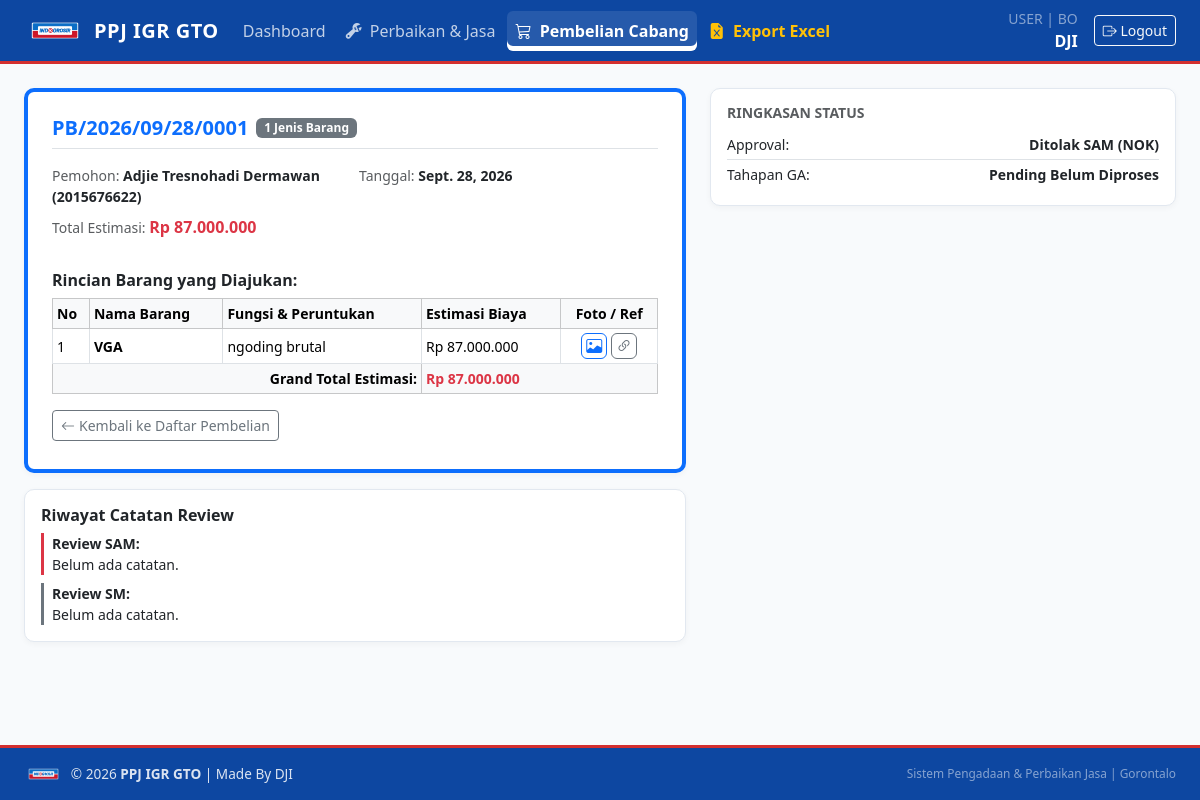
The app's page /pembelian/PB/2026/09/28/0001/ (signed in) with its own data.
### core/models.py (models this page shows, shortened)
class UserProfile(models.Model):
    ROLE_CHOICES = [
        ('USER', 'User Divisi'),
        ('GA', 'General Affair (GA)'),
        ('SAM', 'SAM'),
        ('SM', 'Store Manager (SM)'),
        ('TEKNISI', 'Teknisi'),
    ]
    DIVISI_CHOICES = [
        ('SM', 'SM'),
        ('BO', 'BO'),
        ('MS', 'MS'),
        ('FOOD', 'FOOD'),
        ('NON FOOD', 'NON FOOD'),
        ('PERISH', 'PERISH'),
        ('LOG 1', 'LOG 1'),
        ('LOG 2', 'LOG 2'),
        ('GA', 'GA'),
        ('TEKNISI', 'TEKNISI'),
    ]
    user = models.OneToOneField(User, on_delete=models.CASCADE, related_name='profile')
    nik = models.CharField(max_length=30, blank=True)
    nomor_hp = models.CharField(max_length=20, blank=True, null=True, verbose_name="Nomor HP/WhatsApp")
    role = models.CharField(max_length=20, choices=ROLE_CHOICES, default='USER')
    divisi = models.CharField(max_length=20, choices=DIVISI_CHOICES, default='BO')

class PembelianCabang(models.Model):
    STATUS_APPROVAL_CHOICES = [
        ('WAITING_SAM', 'Menunggu Approval SAM'),
        ('WAITING_SM', 'Menunggu Approval SM'),
        ('APPROVED_TO_GA', 'Disetujui (Diteruskan ke GA)'),
        ('REJECTED_SAM', 'Ditolak SAM (NOK)'),
        ('REJECTED_SM', 'Ditolak SM (NOK)'),
    ]
    TAHAPAN_GA_CHOICES = [
        ('PENDING', 'Pending Belum Diproses'),
        ('SEARCH', 'Dicari Toko / Vendor'),
        ('BOUGHT', 'Dibeli'),
        ('SHIPPED', 'Dikirim'),
        ('ARRIVED', 'Tiba'),
        ('HANDOVER', 'Handover (Selesai/Diserahkan)'),
    ]
    no_dokumen = models.CharField(max_length=50, unique=True, blank=True, null=True)
    user = models.ForeignKey(User, on_delete=models.CASCADE, related_name='pembelian_requests')
    nik = models.CharField(max_length=50)
    nama = models.CharField(max_length=150)
    tanggal = models.DateField(auto_now_add=True)
    keterangan_sam = models.TextField(blank=True, null=True)
    is_approved_sam = models.BooleanField(null=True, blank=True)
    keterangan_sm = models.TextField(blank=True, null=True)
    is_approved_sm = models.BooleanField(null=True, blank=True)
    status_approval = models.CharField(
        max_length=30, choices=STATUS_APPROVAL_CHOICES, default='WAITING_SAM'
    )
    tahapan_ga = models.CharField(
        max_length=20, choices=TAHAPAN_GA_CHOICES, default='PENDING'
    )
    nomor_invoice = models.CharField(max_length=100, blank=True, null=True)
    upload_invoice = models.FileField(upload_to='pembelian/invoice/', blank=True, null=True)
    created_at = models.DateTimeField(auto_now_add=True)
    updated_at = models.DateTimeField(auto_now=True)
    @property
    def total_estimasi(self):
        return sum(item.estimasi_harga for item in self.items.all() if item.estimasi_harga)

class ItemPembelianCabang(models.Model):
    pembelian = models.ForeignKey(PembelianCabang, on_delete=models.CASCADE, related_name='items')
    nama_barang = models.CharField(max_length=255)
    deskripsi_fungsi_peruntukan = models.TextField()
    estimasi_harga = models.DecimalField(max_digits=12, decimal_places=2, default=0)
    referensi = models.CharField(max_length=255, blank=True, help_text="Link atau info toko")
    upload_foto = models.ImageField(upload_to='pembelian/referensi/', blank=True, null=True)
    @property
    def referensi_url(self):
        ref = self.referensi.strip() if self.referensi else ""
        if not ref:
            return ""
        if ref.startswith(('http://', 'https://')):
            return ref
        return f"https://{ref}"

### core/views.py (the view, shortened to what this page needs)
# urls.py: path('pembelian/<path:no_dokumen>/', views.pembelian_detail, name='pembelian_detail'),
@login_required
def pembelian_detail(request, no_dokumen):
    if no_dokumen.isdigit():
        pc = get_object_or_404(PembelianCabang, id=no_dokumen)
    else:
        pc = get_object_or_404(PembelianCabang, no_dokumen=no_dokumen)
    profile, _ = UserProfile.objects.get_or_create(user=request.user)
    doc_key = pc.no_dokumen or str(pc.id)
    can_sam_review = (profile.role == 'SAM' or request.user.is_superuser) and pc.status_approval == 'WAITING_SAM'
    can_sm_review = (profile.role == 'SM' or request.user.is_superuser) and pc.status_approval == 'WAITING_SM'
    can_ga_track = (profile.role == 'GA' or request.user.is_superuser) and pc.status_approval == 'APPROVED_TO_GA'
    sam_form = PembelianSAMReviewForm(instance=pc)
    sm_form = PembelianSMReviewForm(instance=pc)
    ga_form = PembelianGATrackingForm(instance=pc)
    return render(request, 'core/pembelian_detail.html', {
        'pc': pc,
        'profile': profile,
        'can_sam_review': can_sam_review,
        'can_sm_review': can_sm_review,
        'can_ga_track': can_ga_track,
        'sam_form': sam_form,
        'sm_form': sm_form,
        'ga_form': ga_form,
    })

### core/templatetags/accounting_tags.py (called while the page is built)
@register.filter(name='rupiah')
def rupiah(value):
    if value is None or value == '':
        return "Rp 0"
    try:
        val = float(value)
        formatted = f"{val:,.0f}"
        formatted_id = formatted.replace(',', '.')
        return f"Rp {formatted_id}"
    except (ValueError, TypeError):
        return f"Rp {value}"

### core/templates/core/pembelian_detail.html (shortened to what this page needs)
{% extends 'core/base.html' %}
{% load accounting_tags %}
{% block content %}
<div class="row g-4">
    <div class="col-12 col-lg-7">
        <div class="card card-custom p-4 mb-3 border-top border-4 border-primary">
            <div class="d-flex justify-content-between align-items-center border-bottom pb-2 mb-3">
                <div class="d-flex align-items-center gap-2">
                    <h5 class="fw-bold text-primary mb-0">{{ pc.no_dokumen|default:pc.id }}</h5>
                    <span class="badge bg-secondary">{{ pc.items.count }} Jenis Barang</span>
                </div>
            </div>
            <div class="row g-2 mb-3 small">
                <div class="col-6"><span class="text-muted">Pemohon:</span> <strong>{{ pc.nama }} ({{ pc.nik }})</strong></div>
                <div class="col-6"><span class="text-muted">Tanggal:</span> <strong>{{ pc.tanggal }}</strong></div>
                <div class="col-12"><span class="text-muted">Total Estimasi:</span> <strong class="text-danger fs-6">{{ pc.total_estimasi|rupiah }}</strong></div>
            </div>
            <h6 class="fw-bold text-dark mt-3 mb-2">Rincian Barang yang Diajukan:</h6>
            <div class="table-responsive">
                <table class="table table-bordered table-sm align-middle">
                    <thead class="table-light small">
                        <tr>
                            <th>No</th>
                            <th>Nama Barang</th>
                            <th>Fungsi & Peruntukan</th>
                            <th>Estimasi Biaya</th>
                            <th class="text-center">Foto / Ref</th>
                        </tr>
                    </thead>
                    <tbody class="small">
                        {% for item in pc.items.all %}
                        <tr>
                            <td>{{ forloop.counter }}</td>
                            <td class="fw-semibold">{{ item.nama_barang }}</td>
                            <td>{{ item.deskripsi_fungsi_peruntukan }}</td>
                            <td>{{ item.estimasi_harga|rupiah }}</td>
                            <td class="text-center">
                                {% if item.upload_foto %}
                                <button type="button"
                                        class="btn btn-xs btn-outline-primary py-0 px-1 btn-preview-img"
                                        data-bs-toggle="modal"
                                        data-bs-target="#imagePreviewModal"
                                        data-img-src="{{ item.upload_foto.url }}"
                                        data-img-title="{{ item.nama_barang }}">
                                    <i class="bi bi-image"></i>
                                </button>
                                {% endif %}
                                {% if item.referensi %}
                                    <a href="{{ item.referensi_url }}" target="_blank" rel="noopener noreferrer" class="btn btn-xs btn-outline-secondary py-0 px-1" title="Buka Link Toko / Referensi">
                                        <i class="bi bi-link-45deg"></i>
                                    </a>
                                {% endif %}
                            </td>
                        </tr>
                        {% endfor %}
                    </tbody>
                    <tfoot>
                        <tr class="table-light fw-bold small">
                            <td colspan="3" class="text-end">Grand Total Estimasi:</td>
                            <td colspan="2" class="text-danger">{{ pc.total_estimasi|rupiah }}</td>
                        </tr>
                    </tfoot>
                </table>
                <a href="{% url 'core:pembelian_list' %}" class="btn btn-sm btn-outline-secondary d-inline-flex align-items-center mb-1">
                    <i class="bi bi-arrow-left me-1"></i> Kembali ke Daftar Pembelian
                </a>
            </div>
        </div>
        <div class="card card-custom p-3">
            <h6 class="fw-bold mb-2">Riwayat Catatan Review</h6>
            <div class="small border-start border-3 ps-2 mb-2 {% if pc.is_approved_sam %}border-success{% elif pc.is_approved_sam is False %}border-danger{% else %}border-secondary{% endif %}">
                <strong>Review SAM:</strong>
                <div>{{ pc.keterangan_sam|default:"Belum ada catatan." }}</div>
            </div>
            <div class="small border-start border-3 ps-2 {% if pc.is_approved_sm %}border-success{% elif pc.is_approved_sm is False %}border-danger{% else %}border-secondary{% endif %}">
                <strong>Review SM:</strong>
                <div>{{ pc.keterangan_sm|default:"Belum ada catatan." }}</div>
            </div>
        </div>
    </div>
    <div class="col-12 col-lg-5">
        <div class="card card-custom p-3">
            <h6 class="fw-bold small text-muted text-uppercase mb-2">Ringkasan Status</h6>
            <div class="d-flex justify-content-between py-1 border-bottom small">
                <span>Approval:</span>
                <strong>{{ pc.get_status_approval_display }}</strong>
            </div>
            <div class="d-flex justify-content-between py-1 small">
                <span>Tahapan GA:</span>
                <strong>{{ pc.get_tahapan_ga_display }}</strong>
            </div>
        </div>
    </div>
</div>
{% endblock %}

### core/templates/core/base.html (shortened to what this page needs)
{% load static %}
<!DOCTYPE html>
<html lang="id">
<head>
    <link href="https://cdn.jsdelivr.net/npm/bootstrap@5.3.3/dist/css/bootstrap.min.css" rel="stylesheet">
    <link rel="stylesheet" href="https://cdn.jsdelivr.net/npm/bootstrap-icons@1.11.3/font/bootstrap-icons.min.css">
</head>
<body>
    <nav class="navbar navbar-expand-lg navbar-dark navbar-custom sticky-top">
        <div class="container-fluid px-3 px-lg-4">
            <a class="navbar-brand d-flex align-items-center" href="{% url 'core:dashboard' %}">
                <img src="{% static 'img/logo.png' %}" alt="Logo" class="me-2" style="height: 32px; width: auto; object-fit: contain;">
                <span>PPJ IGR GTO</span>
            </a>
            {% if request.user.is_authenticated %}
            <div class="collapse navbar-collapse" id="navMenu">
                <ul class="navbar-nav me-auto mb-2 mb-lg-0 gap-lg-1">
                    <li class="nav-item">
                        <a class="nav-link {% if request.resolver_match.url_name == 'dashboard' %}active{% endif %}"
                           href="{% url 'core:dashboard' %}">
                             Dashboard
                        </a>
                    </li>
                    <li class="nav-item">
                        <a class="nav-link {% if 'perbaikan' in request.resolver_match.url_name %}active{% endif %}"
                           href="{% url 'core:perbaikan_list' %}">
                            <i class="bi bi-wrench-adjustable me-1"></i> Perbaikan & Jasa
                        </a>
                    </li>
                    <li class="nav-item">
                        <a class="nav-link {% if 'pembelian' in request.resolver_match.url_name %}active{% endif %}"
                           href="{% url 'core:pembelian_list' %}">
                            <i class="bi bi-cart3 me-1"></i> Pembelian Cabang
                        </a>
                    </li>
                    {% if request.user.profile.role == 'GA' or request.user.is_superuser %}
                    <li class="nav-item">
                         <a class="nav-link text-warning fw-semibold" href="{% url 'core:export_laporan_excel' %}">
                            <i class="bi bi-file-earmark-excel-fill me-1"></i> Export Excel
                        </a>
                    </li>
                    {% endif %}
                </ul>
                <div class="d-flex align-items-center text-white mt-2 mt-lg-0">
                    <div class="me-3 text-end d-none d-lg-block">
                        <small class="d-block text-white-50">{{ request.user.profile.role }} | {{ request.user.profile.divisi }}</small>
                        <span class="fw-semibold">{{ request.user.username }}</span>
                    </div>
                    <a href="{% url 'core:logout' %}" class="btn btn-sm btn-outline-light"><i class="bi bi-box-arrow-right"></i> Logout</a>
                </div>
            </div>
            {% endif %}
        </div>
    </nav>
    <div class="toast-container position-fixed top-0 end-0 p-3" style="z-index: 1090;">
    </div>
    <main class="main-wrapper">
        <div class="container-fluid px-3 px-lg-4 py-3 py-lg-4">
            {% block content %}{% endblock %}
        </div>
    </main>
    <footer class="footer-custom py-3 mt-auto">
        <div class="container-fluid px-3 px-lg-4">
            <div class="d-flex flex-column flex-md-row justify-content-between align-items-center gap-2">
                <div class="d-flex align-items-center">
                    <img src="{% static 'img/logo.png' %}" alt="Logo" class="me-2" style="height: 20px; width: auto; object-fit: contain;">
                    <span>&copy; {% now "Y" %} <strong>PPJ IGR GTO</strong> | Made By DJI</span>
                </div>
                <div class="small text-white-50">
                    Sistem Pengadaan & Perbaikan Jasa | Gorontalo
                </div>
            </div>
        </div>
    </footer>
</body>
</html>

### core/templates/core/base.html (style rules this page uses)
:root { --app-blue-primary: #0d47a1; --app-blue-hover: #1565c0; --app-red-accent: #d32f2f; --app-green-accent: #2e7d32; --app-white: #ffffff; --app-bg: #f8fafc; }
html, body { height: 100%; }
body { display: flex; flex-direction: column; min-height: 100vh; background-color: var(--app-bg); font-family: system-ui, -apple-system, sans-serif; color: #1e293b; }
.main-wrapper { flex: 1 0 auto; }
.navbar-custom { background-color: var(--app-blue-primary); border-bottom: 3px solid var(--app-red-accent); }
.navbar-brand { font-weight: 700; letter-spacing: 0.5px; }
.navbar-custom .nav-link { color: rgba(255, 255, 255, 0.75); font-weight: 500; padding: 0.5rem 0.85rem; border-radius: 6px; transition: all 0.2s ease; position: relative; }
.navbar-custom .nav-link.active { color: #ffffff !important; background-color: rgba(255, 255, 255, 0.1); font-weight: 600; box-shadow: inset 0 -5px 0 var(--app-white); }
.card-custom { background-color: var(--app-white); border-radius: 10px; border: 1px solid #e2e8f0; box-shadow: 0 2px 6px rgba(0,0,0,0.04); }
.footer-custom { flex-shrink: 0; background-color: var(--app-blue-primary); border-top: 3px solid var(--app-red-accent); color: rgba(255, 255, 255, 0.85); font-size: 0.85rem; }

### records on screen
PembelianCabang: no_dokumen "PB/2026/09/28/0001", items.count "1", nama "Adjie Tresnohadi Dermawan", nik "2015676622", tanggal "Sept. 28, 2026", total_estimasi|rupiah "Rp 87.000.000", keterangan_sam "Belum ada catatan.", keterangan_sm "Belum ada catatan.", status_approval "Ditolak SAM (NOK)", tahapan_ga "Pending Belum Diproses"
ItemPembelianCabang: nama_barang "VGA", deskripsi_fungsi_peruntukan "ngoding brutal", estimasi_harga|rupiah "Rp 87.000.000"

### other values on screen
{{ request.user.profile.role }} "USER"
{{ request.user.profile.divisi }} "BO"
{{ request.user.username }} "DJI"
